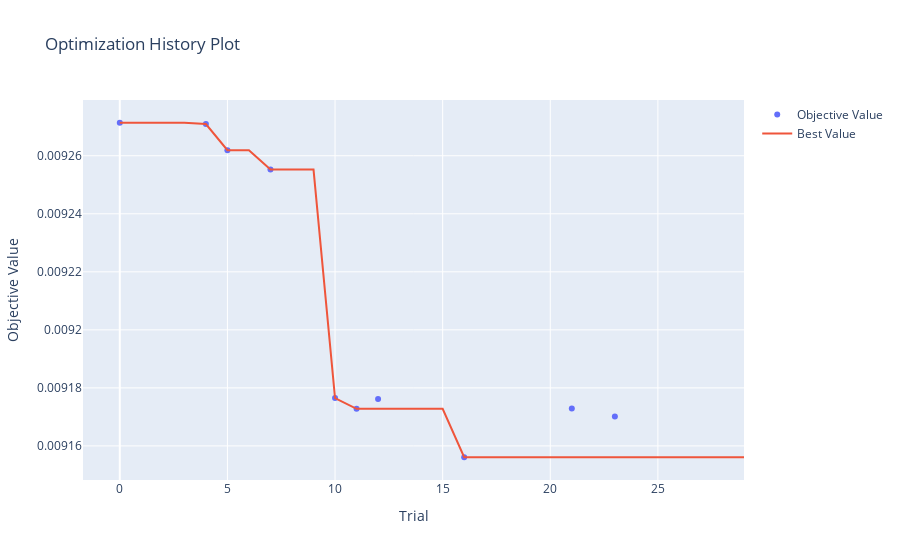
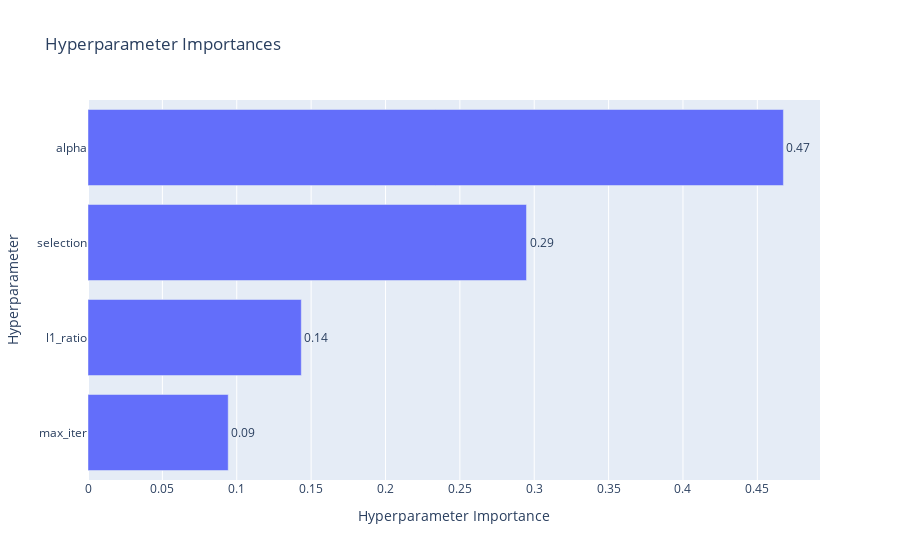
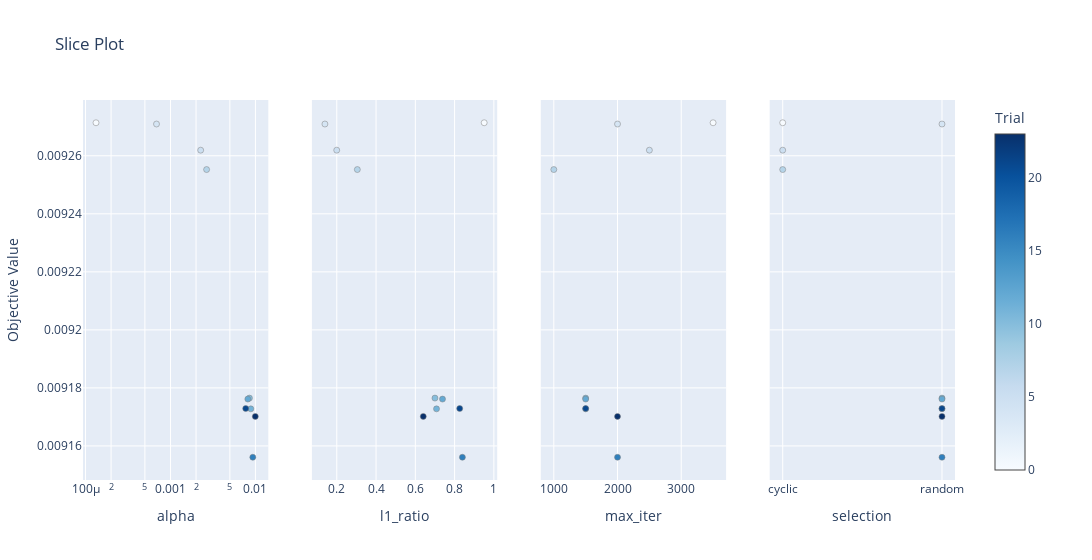
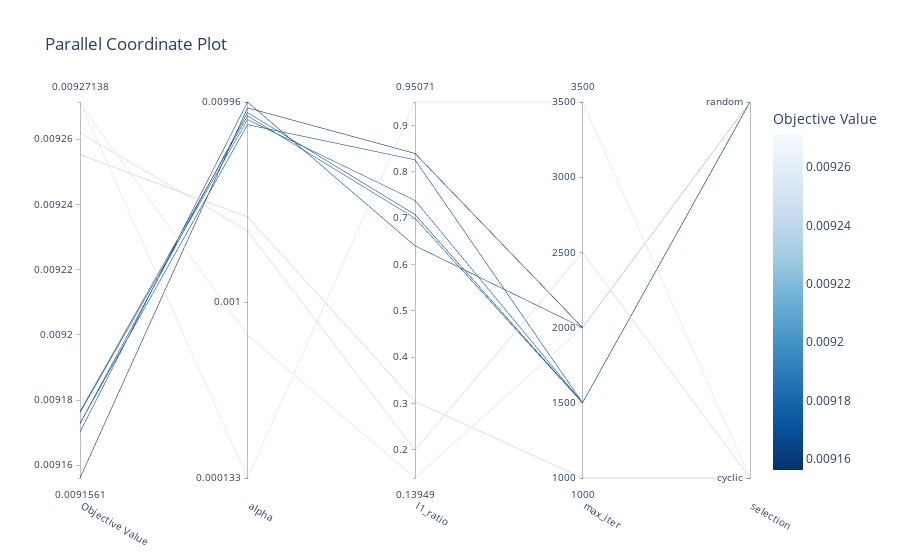

Notebook cell for these charts, in order:
### Code cell
study = results[0]["study"]

vis.plot_optimization_history(study).show()
vis.plot_param_importances(study).show()
vis.plot_slice(study).show()
vis.plot_parallel_coordinate(study).show()
vis.plot_contour(study).show()
vis.plot_edf(study).show()

### Figure 1 — Plotly figure (JSON) as saved in the notebook; plotly's stock layout.template omitted (floating-point values rounded to 4 significant figures)
{"data": [{"mode": "markers", "name": "Objective Value", "x": [0, 4, 5, 7, 10, 11, 12, 16, 21, 23], "y": [0.009271, 0.009271, 0.009262, 0.009255, 0.009176, 0.009173, 0.009176, 0.009156, 0.009173, 0.00917], "type": "scatter"}, {"mode": "lines", "name": "Best Value", "x": [0, 1, 2, 3, 4, 5, 6, 7, 8, 9, 10, 11, 12, 13, 14, 15, 16, 17, 18, 19, 20, 21, 22, 23, 24, 25, 26, 27, 28, 29], "y": [0.009271, 0.009271, 0.009271, 0.009271, 0.009271, 0.009262, 0.009262, 0.009255, 0.009255, 0.009255, 0.009176, 0.009173, 0.009173, 0.009173, 0.009173, 0.009173, 0.009156, 0.009156, 0.009156, 0.009156, 0.009156, 0.009156, 0.009156, 0.009156, 0.009156, 0.009156, 0.009156, 0.009156, 0.009156, 0.009156], "type": "scatter"}, {"marker": {"color": "#cccccc"}, "mode": "markers", "name": "Infeasible Trial", "showlegend": false, "x": [], "y": [], "type": "scatter"}], "layout": {"title": {"text": "Optimization History Plot"}, "xaxis": {"title": {"text": "Trial"}}, "yaxis": {"title": {"text": "Objective Value"}}}}

### Figure 2 — Plotly figure (JSON) as saved in the notebook; plotly's stock layout.template omitted (floating-point values rounded to 4 significant figures)
{"data": [{"cliponaxis": false, "hovertemplate": ["max_iter (IntDistribution): 0.09427068253072385<extra></extra>", "l1_ratio (FloatDistribution): 0.14340404792424147<extra></extra>", "selection (CategoricalDistribution): 0.2948055360177163<extra></extra>", "alpha (FloatDistribution): 0.46751973352731835<extra></extra>"], "name": "Objective Value", "orientation": "h", "text": ["0.09", "0.14", "0.29", "0.47"], "textposition": "outside", "x": [0.09427, 0.1434, 0.2948, 0.4675], "y": ["max_iter", "l1_ratio", "selection", "alpha"], "type": "bar"}], "layout": {"title": {"text": "Hyperparameter Importances"}, "xaxis": {"title": {"text": "Hyperparameter Importance"}}, "yaxis": {"title": {"text": "Hyperparameter"}}}}

### Figure 3 — Plotly figure (JSON) as saved in the notebook; plotly's stock layout.template omitted (floating-point values rounded to 4 significant figures)
{"data": [{"marker": {"color": [0, 4, 5, 7, 10, 11, 12, 16, 21, 23], "colorbar": {"title": {"text": "Trial"}, "x": 1.0, "xpad": 40}, "colorscale": [[0.0, "rgb(247,251,255)"], [0.125, "rgb(222,235,247)"], [0.25, "rgb(198,219,239)"], [0.375, "rgb(158,202,225)"], [0.5, "rgb(107,174,214)"], [0.625, "rgb(66,146,198)"], [0.75, "rgb(33,113,181)"], [0.875, "rgb(8,81,156)"], [1.0, "rgb(8,48,107)"]], "line": {"color": "Grey", "width": 0.5}, "showscale": true}, "mode": "markers", "name": "Feasible Trial", "showlegend": false, "x": [0.0001329, 0.0006848, 0.002267, 0.002662, 0.008497, 0.008824, 0.00814, 0.009311, 0.007682, 0.009959], "y": [0.009271, 0.009271, 0.009262, 0.009255, 0.009176, 0.009173, 0.009176, 0.009156, 0.009173, 0.00917], "type": "scatter", "xaxis": "x", "yaxis": "y"}, {"marker": {"color": [0, 4, 5, 7, 10, 11, 12, 16, 21, 23], "colorbar": {"title": {"text": "Trial"}, "x": 1.0, "xpad": 40}, "colorscale": [[0.0, "rgb(247,251,255)"], [0.125, "rgb(222,235,247)"], [0.25, "rgb(198,219,239)"], [0.375, "rgb(158,202,225)"], [0.5, "rgb(107,174,214)"], [0.625, "rgb(66,146,198)"], [0.75, "rgb(33,113,181)"], [0.875, "rgb(8,81,156)"], [1.0, "rgb(8,48,107)"]], "line": {"color": "Grey", "width": 0.5}, "showscale": false}, "mode": "markers", "name": "Feasible Trial", "showlegend": false, "x": [0.9507, 0.1395, 0.1997, 0.3046, 0.6999, 0.7079, 0.7384, 0.8398, 0.826, 0.6405], "y": [0.009271, 0.009271, 0.009262, 0.009255, 0.009176, 0.009173, 0.009176, 0.009156, 0.009173, 0.00917], "type": "scatter", "xaxis": "x2", "yaxis": "y2"}, {"marker": {"color": [0, 4, 5, 7, 10, 11, 12, 16, 21, 23], "colorbar": {"title": {"text": "Trial"}, "x": 1.0, "xpad": 40}, "colorscale": [[0.0, "rgb(247,251,255)"], [0.125, "rgb(222,235,247)"], [0.25, "rgb(198,219,239)"], [0.375, "rgb(158,202,225)"], [0.5, "rgb(107,174,214)"], [0.625, "rgb(66,146,198)"], [0.75, "rgb(33,113,181)"], [0.875, "rgb(8,81,156)"], [1.0, "rgb(8,48,107)"]], "line": {"color": "Grey", "width": 0.5}, "showscale": false}, "mode": "markers", "name": "Feasible Trial", "showlegend": false, "x": [3500, 2000, 2500, 1000, 1500, 1500, 1500, 2000, 1500, 2000], "y": [0.009271, 0.009271, 0.009262, 0.009255, 0.009176, 0.009173, 0.009176, 0.009156, 0.009173, 0.00917], "type": "scatter", "xaxis": "x3", "yaxis": "y3"}, {"marker": {"color": [0, 4, 5, 7, 10, 11, 12, 16, 21, 23], "colorbar": {"title": {"text": "Trial"}, "x": 1.0, "xpad": 40}, "colorscale": [[0.0, "rgb(247,251,255)"], [0.125, "rgb(222,235,247)"], [0.25, "rgb(198,219,239)"], [0.375, "rgb(158,202,225)"], [0.5, "rgb(107,174,214)"], [0.625, "rgb(66,146,198)"], [0.75, "rgb(33,113,181)"], [0.875, "rgb(8,81,156)"], [1.0, "rgb(8,48,107)"]], "line": {"color": "Grey", "width": 0.5}, "showscale": false}, "mode": "markers", "name": "Feasible Trial", "showlegend": false, "x": ["cyclic", "random", "cyclic", "cyclic", "random", "random", "random", "random", "random", "random"], "y": [0.009271, 0.009271, 0.009262, 0.009255, 0.009176, 0.009173, 0.009176, 0.009156, 0.009173, 0.00917], "type": "scatter", "xaxis": "x4", "yaxis": "y4"}], "layout": {"xaxis": {"anchor": "y", "domain": [0.0, 0.2125], "title": {"text": "alpha"}, "type": "log"}, "yaxis": {"anchor": "x", "domain": [0.0, 1.0], "title": {"text": "Objective Value"}}, "xaxis2": {"anchor": "y2", "domain": [0.2625, 0.475], "title": {"text": "l1_ratio"}}, "yaxis2": {"anchor": "x2", "domain": [0.0, 1.0], "matches": "y", "showticklabels": false}, "xaxis3": {"anchor": "y3", "domain": [0.525, 0.7375], "title": {"text": "max_iter"}}, "yaxis3": {"anchor": "x3", "domain": [0.0, 1.0], "matches": "y", "showticklabels": false}, "xaxis4": {"anchor": "y4", "domain": [0.7875, 1.0], "title": {"text": "selection"}, "type": "category", "categoryorder": "array", "categoryarray": ["cyclic", "random"]}, "yaxis4": {"anchor": "x4", "domain": [0.0, 1.0], "matches": "y", "showticklabels": false}, "title": {"text": "Slice Plot"}, "width": 1200}}

### Figure 4 — Plotly figure (JSON) as saved in the notebook; plotly's stock layout.template omitted (floating-point values rounded to 4 significant figures)
{"data": [{"dimensions": [{"label": "Objective Value", "range": [0.009156, 0.009271], "values": [0.009271, 0.009271, 0.009262, 0.009255, 0.009176, 0.009173, 0.009176, 0.009156, 0.009173, 0.00917]}, {"label": "alpha", "range": [-3.876, -2.002], "ticktext": ["0.000133", "0.001", "0.00996"], "tickvals": [-3.876, -3, -2.002], "values": [-3.876, -3.164, -2.644, -2.575, -2.071, -2.054, -2.089, -2.031, -2.115, -2.002]}, {"label": "l1_ratio", "range": [0.1395, 0.9507], "values": [0.9507, 0.1395, 0.1997, 0.3046, 0.6999, 0.7079, 0.7384, 0.8398, 0.826, 0.6405]}, {"label": "max_iter", "range": [1000, 3500], "values": [3500, 2000, 2500, 1000, 1500, 1500, 1500, 2000, 1500, 2000]}, {"label": "selection", "range": [0, 1], "ticktext": ["cyclic", "random"], "tickvals": [0, 1], "values": [0, 1, 0, 0, 1, 1, 1, 1, 1, 1]}], "labelangle": 30, "labelside": "bottom", "line": {"color": [0.009271, 0.009271, 0.009262, 0.009255, 0.009176, 0.009173, 0.009176, 0.009156, 0.009173, 0.00917], "colorbar": {"title": {"text": "Objective Value"}}, "colorscale": [[0.0, "rgb(247,251,255)"], [0.125, "rgb(222,235,247)"], [0.25, "rgb(198,219,239)"], [0.375, "rgb(158,202,225)"], [0.5, "rgb(107,174,214)"], [0.625, "rgb(66,146,198)"], [0.75, "rgb(33,113,181)"], [0.875, "rgb(8,81,156)"], [1.0, "rgb(8,48,107)"]], "reversescale": true, "showscale": true}, "type": "parcoords"}], "layout": {"title": {"text": "Parallel Coordinate Plot"}}}
